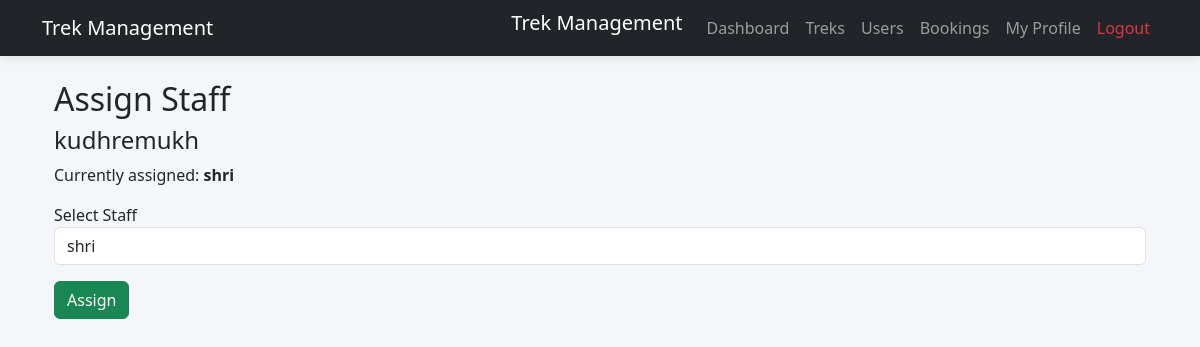
The page /admin/assign-staff/1 (signed in) on the database its author committed.
### application/models.py (models this page shows, shortened)
class Trek(db.Model):
    __tablename__ = "treks"
    id = db.Column(db.Integer, primary_key=True)
    trek_name = db.Column(db.String(100), nullable=False)
    location = db.Column(db.String(100), nullable=False)
    difficulty = db.Column(db.String(20), nullable=False)
    duration = db.Column(db.Integer, nullable=False)
    available_slots = db.Column(db.Integer, nullable=False)
    assigned_staff_id = db.Column(
        db.Integer,
        db.ForeignKey("users.id"),
        nullable=True
    )
    status = db.Column(
        db.String(20),
        default="Pending"
    )
    start_date = db.Column(db.Date, nullable=False)
    end_date = db.Column(db.Date, nullable=False)
    staff = db.relationship("User", backref="assigned_treks")

class User(db.Model):
    __tablename__ = "users"
    id = db.Column(db.Integer, primary_key=True)
    username = db.Column(db.String(50), nullable=False, unique=True)
    email = db.Column(db.String(120), nullable=False, unique=True)
    password = db.Column(db.String(255), nullable=False)
    role = db.Column(db.String(20), nullable=False)
    is_approved = db.Column(db.Boolean, default=False)
    is_blacklisted = db.Column(db.Boolean, default=False)

### app.py (the view, shortened to what this page needs)
@app.route("/admin/assign-staff/<int:trek_id>", methods=["GET", "POST"])
def assign_staff(trek_id):
    if "user_id" not in session:
        return redirect("/login")
    if session["role"] != "admin":
        return "Access Denied"
    trek = Trek.query.get_or_404(trek_id)
    staff_members = User.query.filter_by(
        role="staff",
        is_approved=True
    ).all()
    return render_template(
        "assign_staff.html",
        trek=trek,
        staff_members=staff_members
    )

### templates/assign_staff.html (shortened to what this page needs)
{% extends "base.html" %}
{% block content %}
<div class="container mt-4">
    <h2>Assign Staff</h2>
    <h4>{{ trek.trek_name }}</h4>
    <p>
        Currently assigned:
        {% if trek.staff %}
            <strong>{{ trek.staff.username }}</strong>
        {% else %}
            <span class="text-muted">No staff assigned yet</span>
        {% endif %}
    </p>
    {% if staff_members %}
    <form method="POST">
        <div class="mb-3">
            <label>Select Staff</label>
            <select
                name="staff_id"
                class="form-control">
                {% for staff in staff_members %}
                <option value="{{ staff.id }}"
                    {% if trek.assigned_staff_id == staff.id %}selected{% endif %}>
                    {{ staff.username }}
                </option>
                {% endfor %}
            </select>
        </div>
        <button
            type="submit"
            class="btn btn-success">
            Assign
        </button>
    </form>
    {% else %}
    <div class="alert alert-warning">
        No approved staff members available. Approve a staff account from
        <a href="{{ url_for('pending_staff') }}">Pending Staff</a> first.
    </div>
    {% endif %}
</div>
{% endblock %}

### static/css/style.css (style rules this page uses)
body { background:#f4f6f9; }

### rows shown on the page
Trek: trek_name "kudhremukh", staff_id "shri"
User: staff.username "shri"
